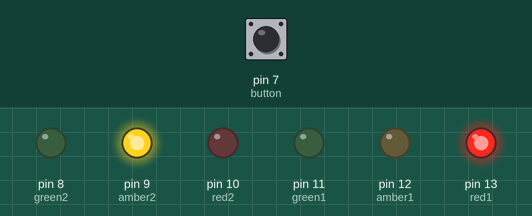
This sketch was run on a simulated Arduino Uno, built with avr-gcc and run on an emulated ATmega328P. Parts: output pins drawn as LEDs (lit = HIGH). Inputs (shaded band) come from the test bench; at power-on: pin 7 (button) HIGH.

Above: at 0.7 s.
At 1.9 s:
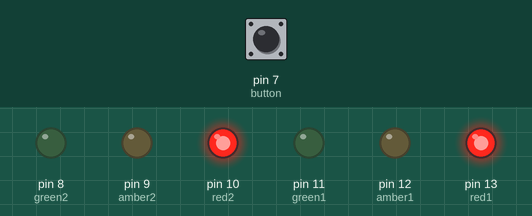
At 3.0 s:
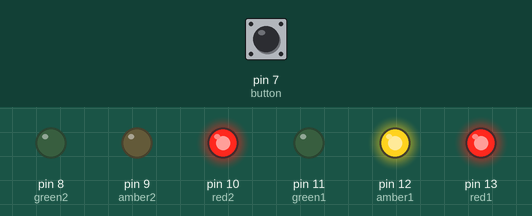
At 4.5 s:
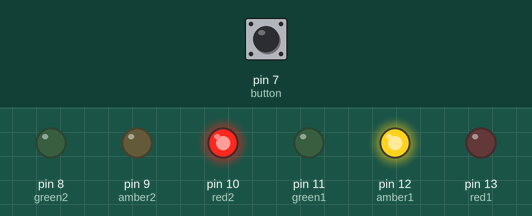
At 6.8 s:
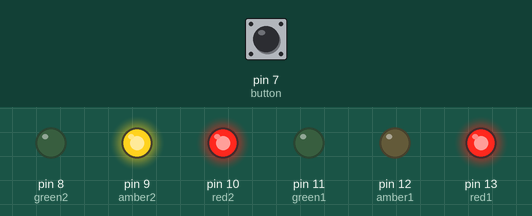
Timing chart, 0 to 9.9 s (numbered marks = the images above):
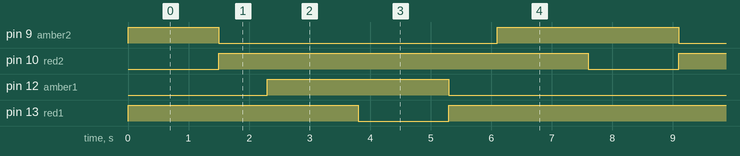

Measured:
- by itself, pin 9 (amber2): repeats every 7.6 s: LOW 4.6 s, HIGH 3.0 s
- by itself, pin 10 (red2), pin 13 (red1): alternates HIGH for 6.1 s and LOW for 1.5 s
- by itself, pin 12 (amber1): alternates HIGH for 3.0 s and LOW for 4.6 s

The sketch:

TrafficLights2.ino
```cpp
/* Traffic light simulator - 2 synchronised sets of lights */

int green1 = 11; //remember resistor!
int amber1 = 12;
int red1 = 13;
int green2 = 8;
int amber2 = 9;
int red2 = 10;

int button = 7; //pulled down

int stopLight1On = 0;
int stopLight2On = 0;

void setup() {
  pinMode(green1, OUTPUT);
  pinMode(amber1, OUTPUT);
  pinMode(red1, OUTPUT);
  pinMode(green2, OUTPUT);
  pinMode(amber2, OUTPUT);
  pinMode(red2, OUTPUT);
  pinMode(button, INPUT);

  digitalWrite(green1, LOW); //Begin on with system 1 on red light
  digitalWrite(amber1, LOW);
  digitalWrite(red1, HIGH);
  digitalWrite(green2, HIGH); //Begin on with system 1 on red light
  digitalWrite(amber2, LOW);
  digitalWrite(red2, LOW);

  stopLight1On = 1;
  stopLight2On = 0;
}


void loop() {
  while(digitalRead(button)==0) {}; //wait until button pressed

  if (stopLight1On == 1)
  {
    stopSequence2();
    delay(800);
    goSequence1();
  }
  else
  {
    stopSequence1();
    delay(800);
    goSequence2();
  }
}

void stopSequence1() {
  digitalWrite(green1, LOW);
  digitalWrite(amber1, HIGH);
  delay(1500);
  digitalWrite(amber1, LOW);
  digitalWrite(red1, HIGH);
  stopLight1On = 1;
}

void goSequence1() {
  digitalWrite(amber1, HIGH);
  delay(1500);
  digitalWrite(green1, HIGH);
  digitalWrite(amber1, LOW);
  digitalWrite(red1, LOW);
  stopLight1On = 0;
}

void stopSequence2() {
  digitalWrite(green2, LOW);
  digitalWrite(amber2, HIGH);
  delay(1500);
  digitalWrite(amber2, LOW);
  digitalWrite(red2, HIGH);
  stopLight2On = 1;
}

void goSequence2() {
  digitalWrite(amber2, HIGH);
  delay(1500);
  digitalWrite(green2, HIGH);
  digitalWrite(amber2, LOW);
  digitalWrite(red2, LOW);
  stopLight2On = 0;
}
```
